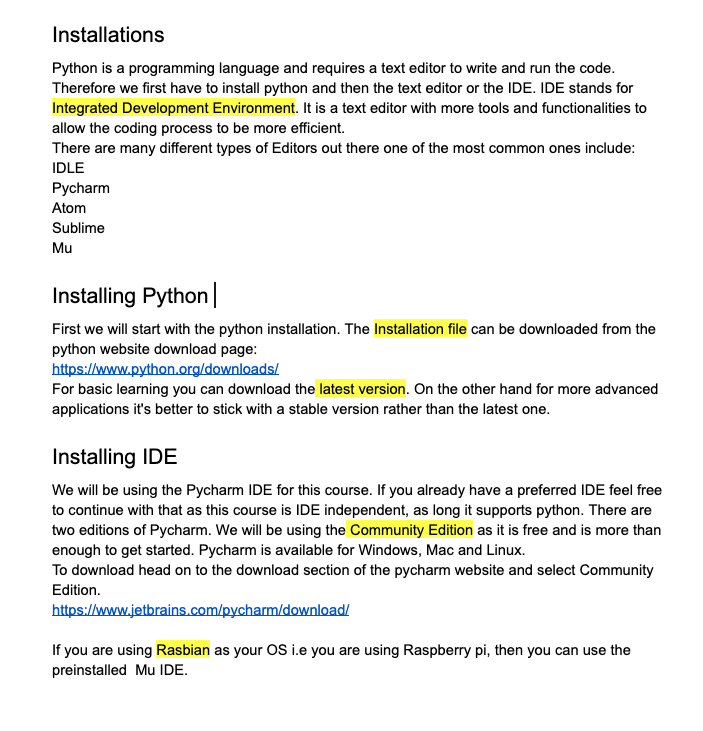
#> input picture small_projects/opencv/intermediate/highlighted_detection/test.png, 703 x 731 px
$ python color.py
#> lines starting #> are read from the running program, lines starting #| are printed output that depends on the picture
import cv2
import numpy as np

def empty(a):
    pass

def stack_images(scale, imgArray):
    rows = len(imgArray)
    cols = len(imgArray[0])
    rows_available = isinstance(imgArray[0], list)
    w = imgArray[0][0].shape[1]
    h = imgArray[0][0].shape[0]

    if rows_available:
        for i in range(0, rows):
            for j in range(0, cols):
                if imgArray[i][j].shape[:2] == imgArray[0][0].shape[:2]:
                    imgArray[i][j] = cv2.resize(imgArray[i][j], (0,0), None, scale, scale)
                else:
                    imgArray[i][j] = cv2.resize(imgArray[i][j], (imgArray[0][0].shape[1],imgArray[0][0].shape[0]), None, scale, scale)
                if len(imgArray[i][j].shape) == 2:
                    imgArray[i][j] = cv2.cvtColor(imgArray[i][j], cv2.COLOR_GRAY2BGR)

        imgBlnk = np.zeros((h, w, 3), np.uint8)
        hor = [imgBlnk] * rows
        hor_con = [imgBlnk] * rows

        for x in range(0, rows):
            hor[x] = np.hstack(imgArray[x])

        ver = np.vstack(hor)
    else:
        for i in range(0, rows):
            if imgArray[i].shape[:2] == imgArray[0].shape[:2]:
                imgArray[i] = cv2.resize(imgArray[i], (0,0), None, scale, scale)
            else:
                imgArray[i] = cv2.resize(imgArray[i], (imgArray[0].shape[1],imgArray[0].shape[0]), None, scale, scale)

            if len(imgArray[i].shape) == 2:
                imgArray[i] = cv2.cvtColor(imgArray[i], cv2.COLOR_GRAY2BGR)

        hor = np.hstack(imgArray)
        ver = hor

    return ver

path = 'test.png'
cv2.namedWindow("TrackBars")
cv2.resizeWindow("TrackBars", 640, 240)
cv2.createTrackbar("Hue Min", "TrackBars",0 , 179, empty)
cv2.createTrackbar("Hue Max", "TrackBars", 19, 179, empty)
cv2.createTrackbar("Sat Min", "TrackBars", 110, 255, empty)
cv2.createTrackbar("Sat Max", "TrackBars", 240, 255, empty)
cv2.createTrackbar("Val Min", "TrackBars", 153, 255, empty)
cv2.createTrackbar("Val Max", "TrackBars", 255, 255, empty)

while True:
    img = cv2.imread(path)
#> img is the input picture: shape (731, 703, 3); mean B, G, R 236.5, 239, 238.6
    imgHSV = cv2.cvtColor(img, cv2.COLOR_BGR2HSV)
#> imgHSV: shape (731, 703, 3); mean H, S, V 1.4, 4.8, 239.6
    h_min = cv2.getTrackbarPos("Hue Min", "TrackBars")
    h_max = cv2.getTrackbarPos("Hue Max", "TrackBars")
    s_min = cv2.getTrackbarPos("Sat Min", "TrackBars")
    s_max = cv2.getTrackbarPos("Sat Max", "TrackBars")
    v_min = cv2.getTrackbarPos("Val Min", "TrackBars")
    v_max = cv2.getTrackbarPos("Val Max", "TrackBars")
    print(h_min, h_max, s_min, s_max, v_min, v_max)

    lower = np.array([h_min,s_min,v_min])
    upper = np.array([h_max,s_max,v_max])
    mask = cv2.inRange(imgHSV,lower,upper)
#> mask: shape (731, 703); every value is 0
    imgResult = cv2.bitwise_and(img, img, mask=mask)
#> imgResult: shape (731, 703, 3); every value is 0

    imgStack = stack_images(0.6, ([img,imgHSV], [mask,imgResult]))
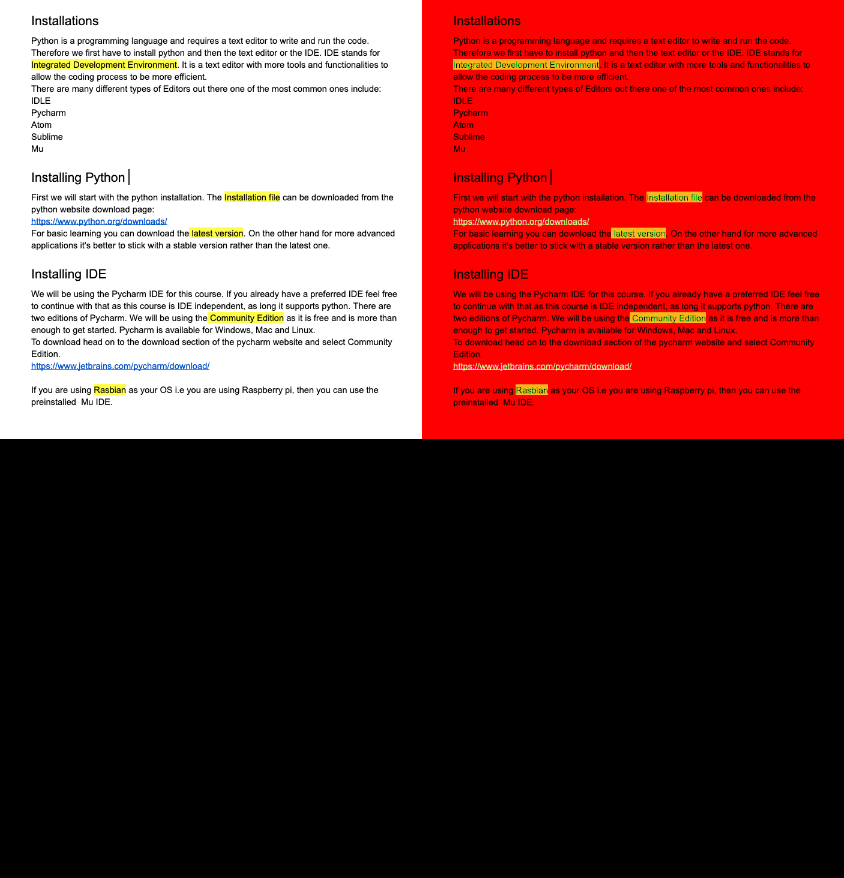
#> imgStack: shape (878, 844, 3); mean B, G, R 59.4, 60.9, 119.5
    cv2.imshow("Stacked Images", imgStack)

    cv2.waitKey(1)
